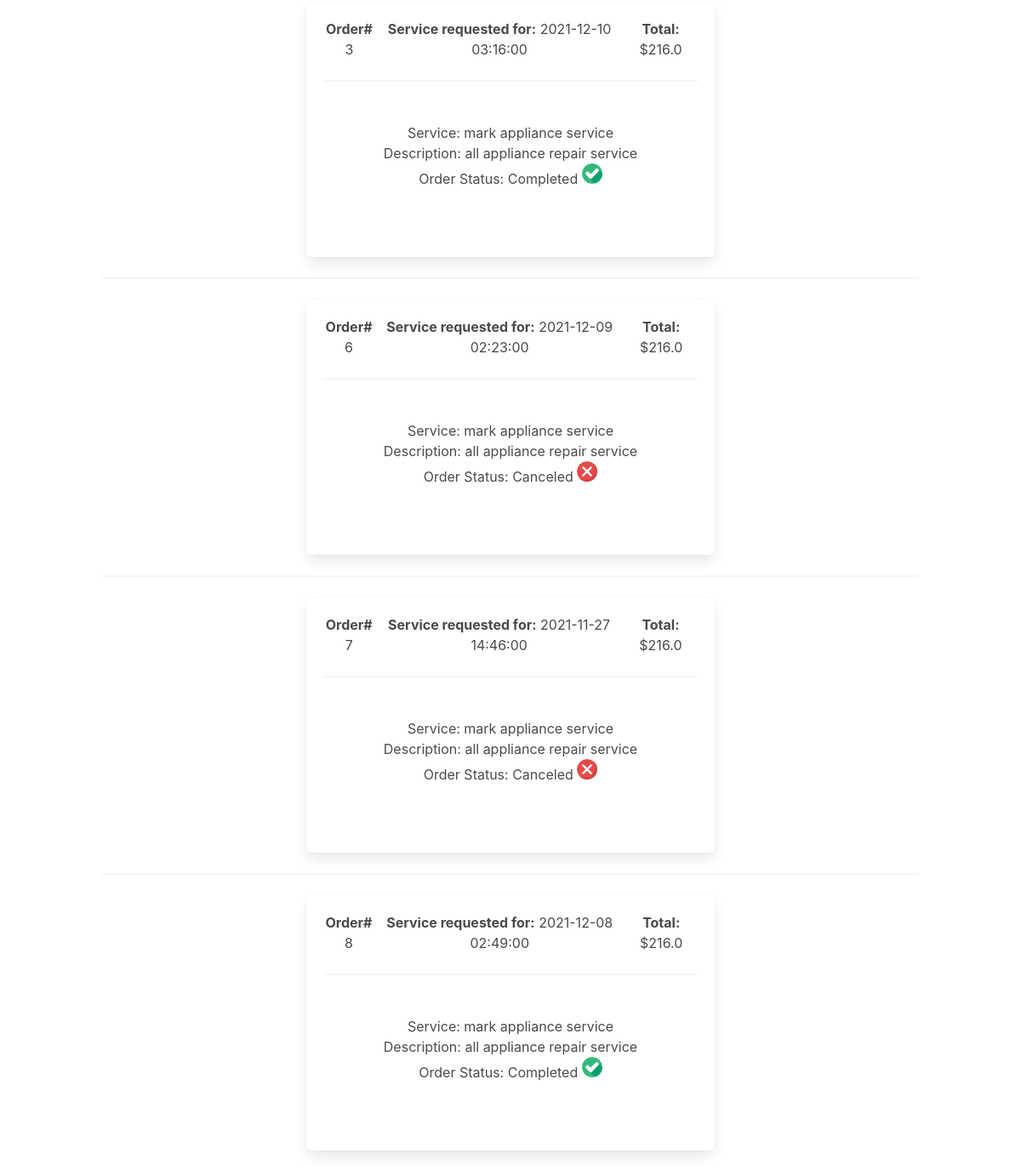
/past_orders_provider (signed in, lower part), run on an earlier commit of the app's database.
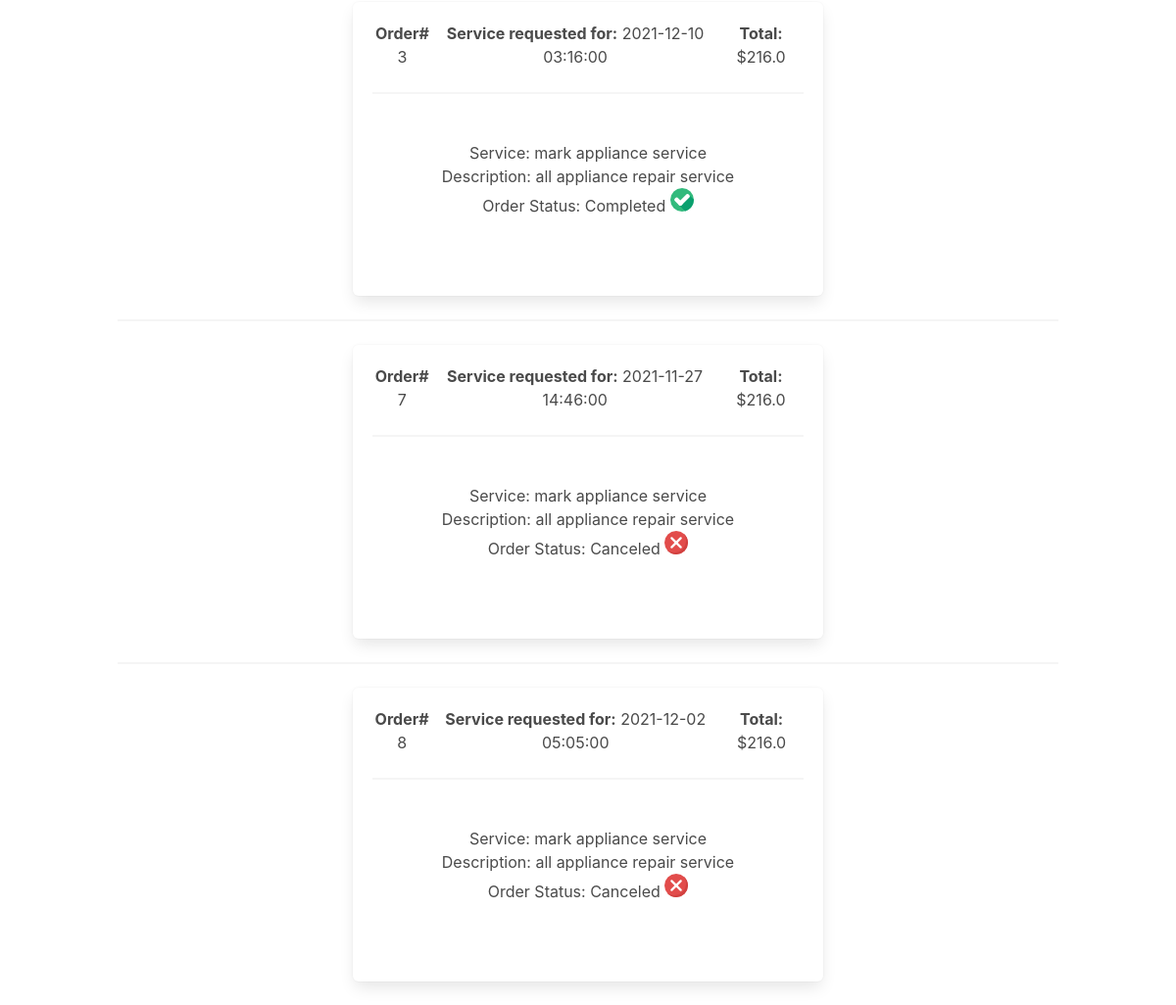
And on a later commit of the database.
### serveme/models.py (models this page shows, shortened)
class Service (db.Model):
    __searchable__  = ['description']
    provider_id     = db.Column(db.Integer, db.ForeignKey('provider.provider_id'), nullable=False)
    service_id      = db.Column(db.Integer, nullable=False, primary_key=True)
    rating_avg      = db.Column(db.Float(precision=2), nullable=False)
    service_name    = db.Column(db.String(20), nullable=False)
    cost            = db.Column(db.Float(precision=2), nullable=False)
    description     = db.Column(db.String(255), nullable=False)
    category        = db.Column(db.String(20), nullable=False)

class Order (db.Model):
    order_id        = db.Column(db.Integer, primary_key=True)
    provider_id     = db.Column(db.Integer, nullable=False)
    service_id      = db.Column(db.Integer, nullable=False)
    userID          = db.Column(db.Integer, db.ForeignKey('user.userID'), nullable=False)
    cost            = db.Column(db.Float(precision=2), nullable=False)
    review_id       = db.Column(db.Integer)
    description     = db.Column(db.String(255))
    date            = db.Column(db.DateTime())
    status          = db.Column(db.String(255))

### serveme/orderController.py (the view)
@orderController.route('/past_orders_provider')
@login_required
def past_orders_provider():
    provider = Provider.query.filter_by(userID = current_user.userID).first()
    provider_id = provider.provider_id
    orders = Order.query.filter_by(provider_id = provider_id).all()
    services = Service.query.filter_by(provider_id = provider_id )
    return render_template('past_orders_provider.html', provider = provider, user=current_user, orders = orders, services = services)

### serveme/templates/past_orders_provider.html (shortened to what this page needs)
{% extends "provider_base.html" %}
{% block content %}
  <br>
    {% for order in orders %}
     {% for service in services %}
      {% if service.provider_id == order.provider_id and order.service_id == service.service_id %}
      {%if order.status == "Canceled" or order.status == "Completed"%}
      <hr>
    <div class="box" style="height:300px; margin:auto; width:50%">
      <div style="display:flex; flex-direction: horizontal; justify-content: space-around;">
        <div><b>Order#</b> {{order.order_id}}</div>
        <div><b>Service requested for:</b> {{order.date}}</div>
        <div><b>Total:</b> ${{order.cost}}</div>
      </div>
      <hr>
            <div>
            <br>
                Service:
                {{service.service_name}}
                <br>
                Description:
                {{service.description}}
                <br>
                Order Status:
                {{order.status}}
                {%if order.status == "Completed"%}
            <img src="{{url_for('static', filename='completed.png')}}" alt="placeholder">
            {%endif%}
            {%if order.status == "Canceled"%}
            <img src="{{url_for('static', filename='canceled.png')}}" alt="placeholder">
            {%endif%}
              </div>
              <br>
        </div>
    {%endif%}
    {%endif%}
    {%endfor%}
   {%endfor%}
   <br>
{% endblock %}

### serveme/templates/provider_base.html (shortened to what this page needs)
<!DOCTYPE html>
<html>
<head>
    <link rel="stylesheet" href="https://cdnjs.cloudflare.com/ajax/libs/bulma/0.7.2/css/bulma.min.css" />
    <link rel="stylesheet" href="{{ url_for('static', filename='styles.css') }}">
</head>
<body>
    <section class=" is-fullheight">
            <div class="container has-text-centered " >
               {% block content %}
               {% endblock %}
            </div>
    </section>
</body>
</html>

What changed in the data, as far as the page shows it:
removed Order: order_id "6", date "2021-12-09 02:23:00", cost "216.0", status "Canceled", Service (service_name "mark appliance service", description "all appliance repair service", shows a picture)
changed through a linked row, Service "mark appliance service": status: picture added; status: picture removed
changed Order id 8: date "2021-12-08 02:49:00" → "2021-12-02 05:05:00"; status "Completed" → "Canceled"
